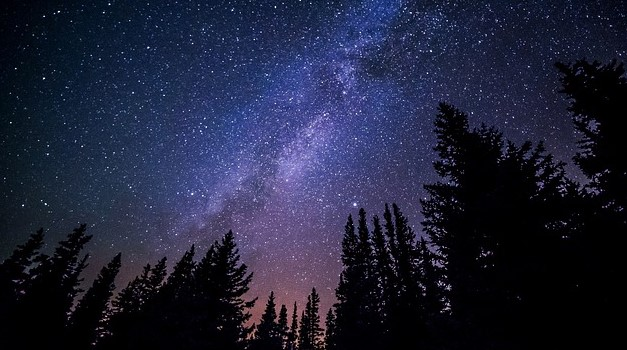
#> input picture night_pic.jpg, 627 x 350 px, found by its file name
$ python Lec1_multiscale_test.py
#> lines starting #> are read from the running program, lines starting #| are printed output that depends on the picture
import cv2
import numpy as np

## Load Image
# img = cv2.imread("night_pic.jpg",cv2.IMREAD_COLOR)
img_raw = cv2.imread(filename="night_pic.jpg", flags=cv2.IMREAD_GRAYSCALE).astype(np.float32) / 255.0
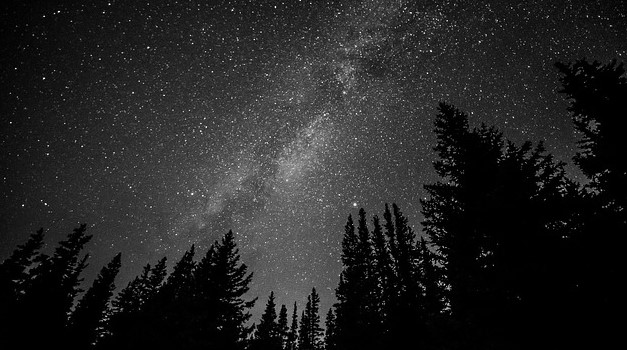
#> img_raw: shape (350, 627) float32; min 0, max 1, mean 0.141

## Filter coefficients
v = np.array([[0.05],[0.25],[0.4],[0.25],[0.05]])
h = np.array([0.05,0.25,0.4,0.25,0.05])
w = h*v
# print(w)

## Burt&Adelson’ method
img_scaled = np.zeros((img_raw.shape[0] - 4, img_raw.shape[1] - 4))
print(img_raw.shape, img_scaled.shape)
#| (350, 627) (346, 623)
x = y = list(range(-2,3)); r = 0.5
print(x,y,r)


# cv2.imshow("pic", img_raw)
# cv2.waitKey()
# cv2.destroyAllWindows()
